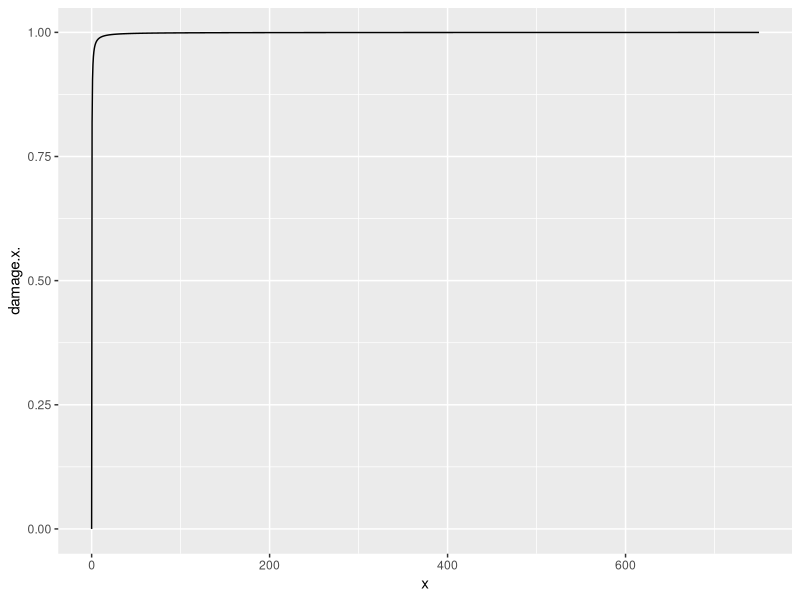
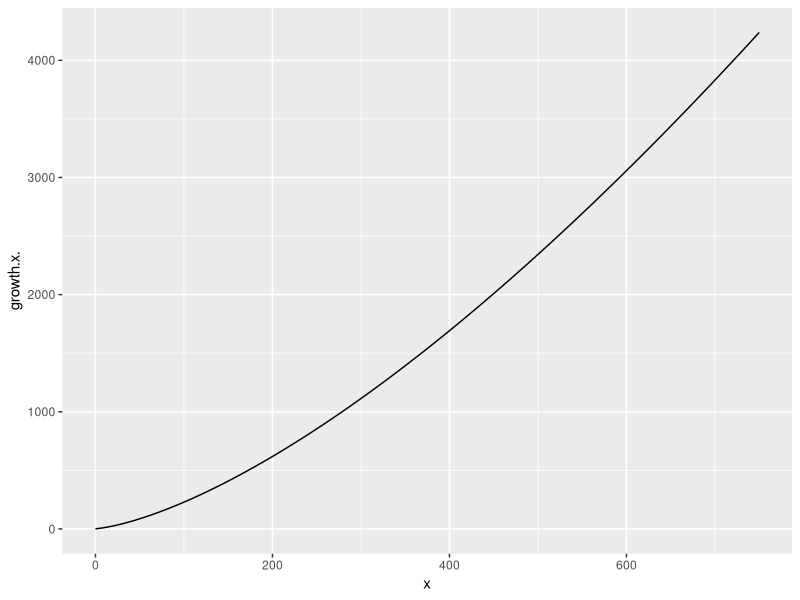
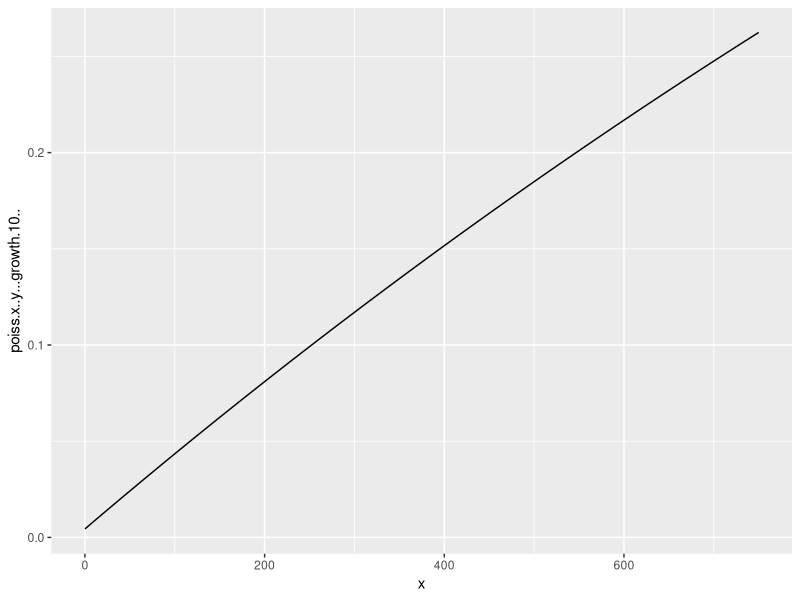
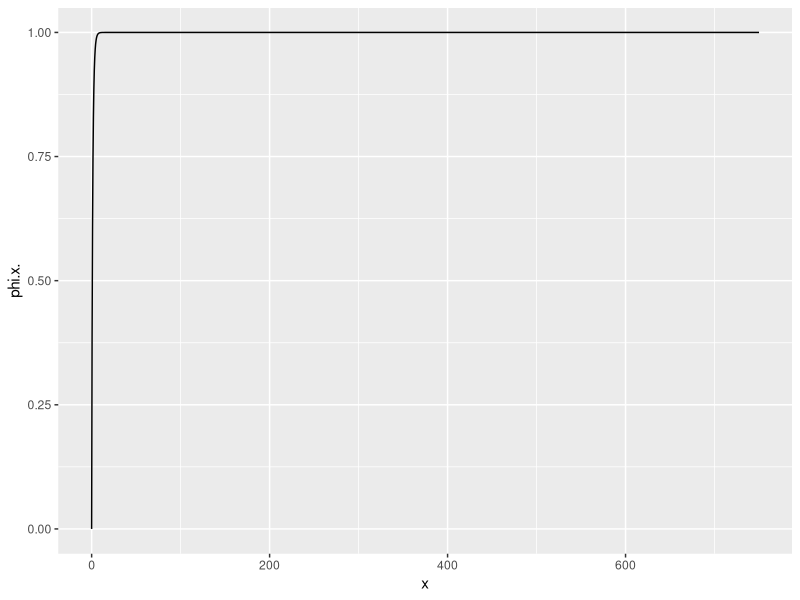
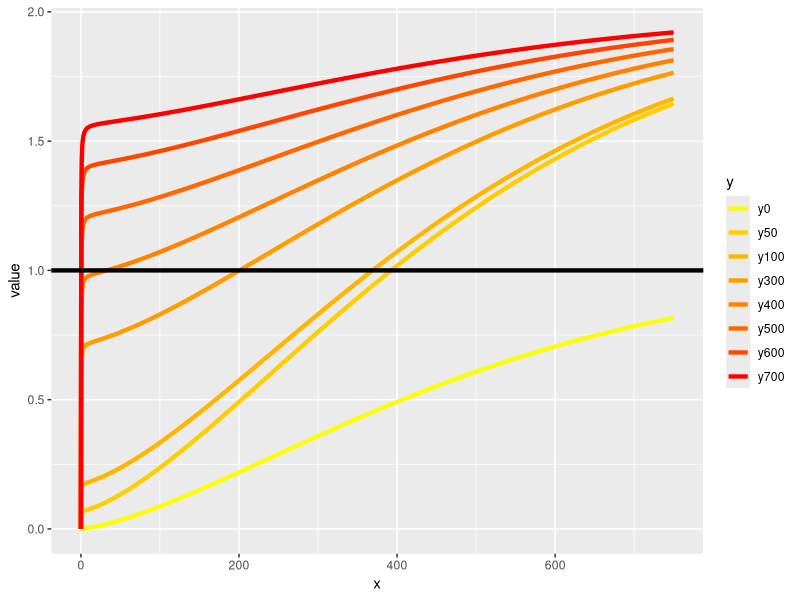
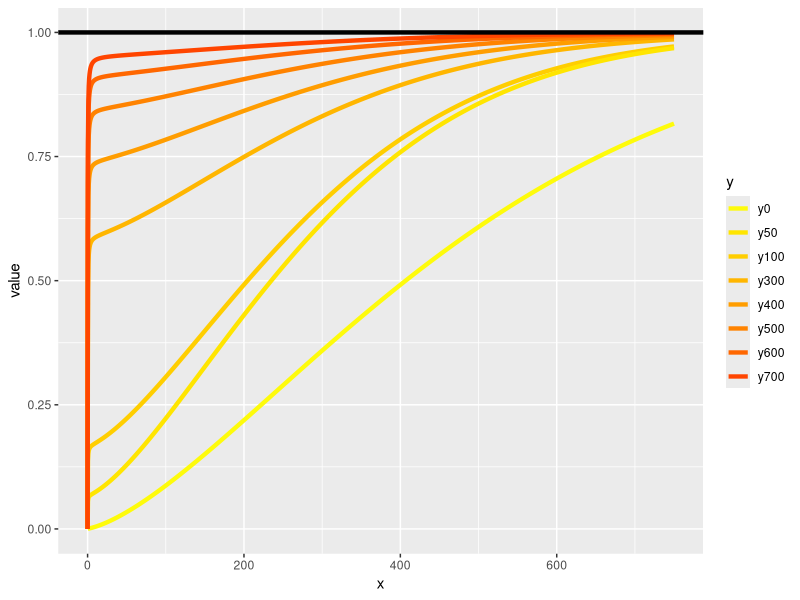
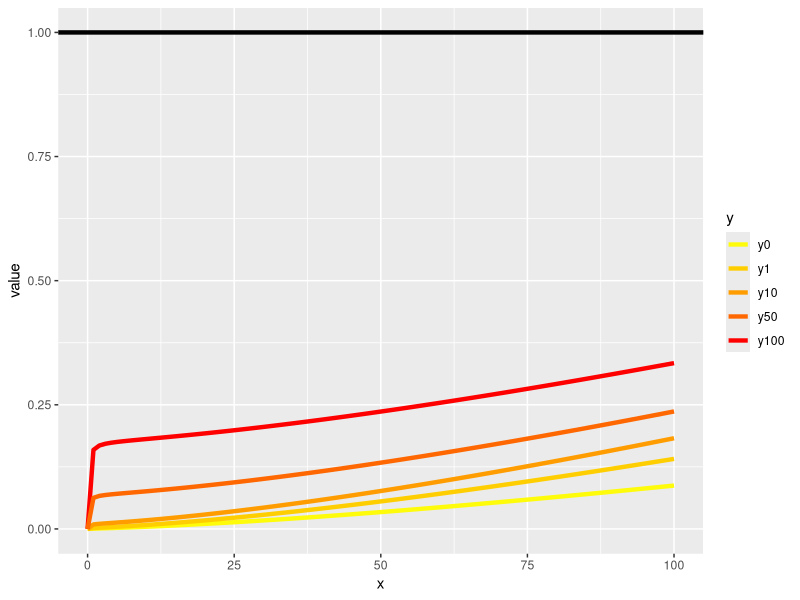
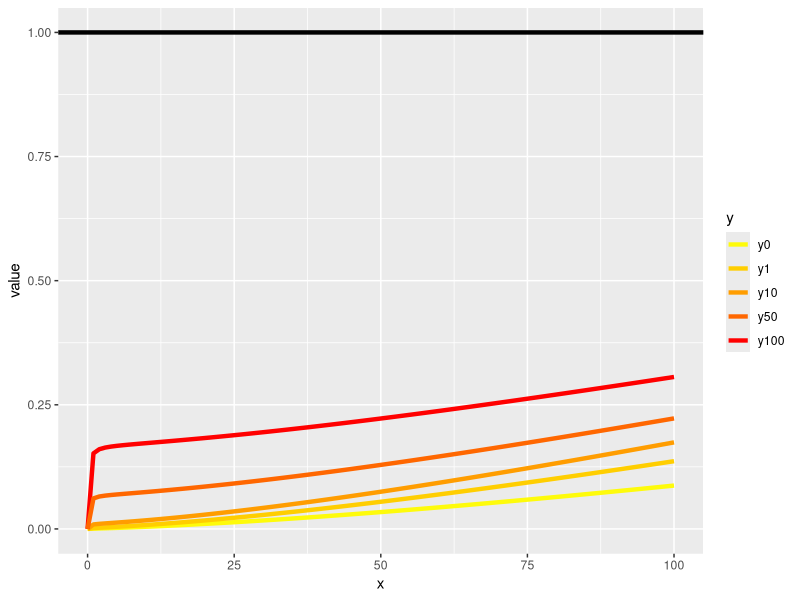

Write R code to recreate these figures, in order.
######## Replication of definitions and hypothesis in Al Abri, Goran, 2019 ####
lapply(c("dplyr",'tidyr',  "magrittr", "ggplot2"), require, character.only=T)

# A. Define functions as in Table 1 ####

damage = function(x){
  return(exp(-1*(0.1/x)))
}
growth = function(x){
  return(0.25*((5+x)*x^0.47))
}
poiss = function(x,y){
  return(1 - exp(-(0.02*(x+y)/50)))
}
lambda = function(x,y){
  return(exp(-(0.02*(x+y)/50)))
}

phi = function(x){
  return(1-exp(-0.93*x^0.93))
}

# B. Define x and y, and color gradient####

x = seq(0,750, by=0.5)
y = seq(0,750, by=0.5)
palette_col = c('#fefb0b','#ffe500','#ffce00','#ffb600','#ff9d00','#ff8300','#ff6700',
                '#ff4500','#ff0000')

# C. Plot each function #####

illu1 = data.frame(x,damage(x),growth(x),poiss(x,y=growth(10)),phi(x))

illu1 %>% ggplot(aes(x=x,y=damage.x.))+geom_line()
illu1 %>% ggplot(aes(x=x, y=growth.x.))+geom_line()
illu1 %>% ggplot(aes(x=x, y=poiss.x..y...growth.10..))+geom_line()
illu1 %>% ggplot(aes(x=x, y=phi.x.))+geom_line()

# D. Evaluation of the formulation from the paper ####
try = matrix(nrow=length(x),ncol=length(y))
for(i in 1:length(x)){
  try[i,]  =  damage(x[i])*poiss(growth(x[i]),y=growth(y))*(1+phi(y))
}
try           = as.data.frame(try)
colnames(try) = c(paste0("y",y))
try           = cbind(try,x)
try2          = pivot_longer(try,starts_with('y'),names_to="y",values_to="value")

try2 %>% 
  subset(y %in% c('y0','y50','y100','y300','y400', 'y500','y600','y700')) %>% 
  ggplot(aes(x=x,y=value, color=y))+
  geom_line(size=1.5)+
  geom_hline(yintercept = 1, size=1.5)+
  scale_color_manual(values=palette_col, 
                     breaks=c('y0','y1','y50','y100','y300','y400', 'y500','y600','y700'))
# E. Illustration with redefined function #####

rm(i)
try = matrix(nrow=length(x),ncol=length(y))

for(i in 1:length(x)){
  try[i,] = damage(x[i])*(1+ lambda(x=growth(x[i]),y=growth(y))*(poiss(growth(x[i]),growth(y))*phi(y) -1))
}
try3           = as.data.frame(try)
colnames(try3) = c(paste0("y",y))
try3           = cbind(try3,x)
try4           = pivot_longer(try3,starts_with('y'),names_to="y",values_to="value")

try4 %>% 
  subset(y %in% c('y0','y50','y100','y300','y400', 'y500','y600','y700')) %>% 
  ggplot(aes(x=x,y=value, color=y))+
  geom_line(size=1.5)+
  geom_hline(yintercept = 1, size=1.5)+
  scale_color_manual(values=palette_col, 
                     breaks=c('y0','y50','y100','y300','y400', 'y500','y600','y700'))
# F. Evaluation of the impact of forest being bounded by fmax=100
fmax=100

x = seq(0,fmax, by=1)
y = seq(0,fmax, by=1)

# Small if loop to use the proper color palette
if(fmax<=100){
  palette_col2 = c("#fefb0b","#ffce00","#ff9d00",
                            "#ff6700","#ff0000")
}else{
  palette_col2 = palette_col
}

try = matrix(nrow=length(x),ncol=length(y))

for(i in 1:length(x)){
  try[i,]  =  damage(x[i])*poiss(growth(x[i]),y=growth(y))*(1+phi(y))
}
try           = as.data.frame(try)
colnames(try) = c(paste0("y",y))
try           = cbind(try,x)
try_keep      = try[,c('x','y0','y1','y10','y50','y100')]
try2          = pivot_longer(try,starts_with('y'),names_to="y",values_to="value")

try2 %>%
  subset(y %in% c('y0',"y1",'y10','y50','y100')) %>% 
  ggplot(aes(x=x,y=value, color=y))+
  geom_line(size=1.5)+
  geom_hline(yintercept = 1, size=1.5)+
  scale_color_manual(values=palette_col2, 
                     breaks=c('y0',"y1","y10",'y50','y100','y300','y400', 'y500','y600','y700'))
# With new function 
rm(i)
try = matrix(nrow=length(x),ncol=length(y))

for(i in 1:length(x)){
  try[i,] = damage(x[i])*poiss(growth(x[i]),y=growth(y))*(1+lambda(growth(x[i]),growth(y))*phi(y))
}
try3           = as.data.frame(try)
colnames(try3) = c(paste0("y",y))
try3           = cbind(try3,x)
try3_keep      = try3[,c('x','y0',"y1",'y10','y50','y100')]
try4           = pivot_longer(try3,starts_with('y'),names_to="y",values_to="value")

try4 %>% 
  subset(y %in% c('y0',"y1",'y10','y50','y100')) %>% 
  ggplot(aes(x=x,y=value, color=y))+
  geom_line(size=1.5)+
  geom_hline(yintercept = 1, size=1.5)+
  scale_color_manual(values=palette_col2, 
                     breaks=c('y0','y1',"y10",'y50','y100','y300','y400', 'y500','y600','y700'))
# Representation: 

try_keep2 = try_keep %>% 
  pivot_longer(starts_with('y'), names_to='y', values_to = "value") %>% 
  cbind(.,"old")
colnames(try_keep2) = c("x","y","value","formulation")

try_keep4 = try3_keep %>% 
  pivot_longer(starts_with("y"), names_to = "y", values_to="value") %>% 
  cbind(.,"new")
colnames(try_keep4) = colnames(try_keep2)

try_keep_final = rbind(try_keep2, try_keep4)
try_keep_final$formulation = as.factor(try_keep_final$formulation)
try_keep_final %>% 
  ggplot(aes(x=x, y=value, color=y, shape=formulation))+
  geom_point(size=1.5)+
  geom_hline(yintercept = 1)+
  scale_shape_manual(values=c(1,8))+
  scale_color_manual(values=palette_col2, breaks=c('y0',"y1",'y10','y50','y100'))+
  theme_minimal()

try_keep_final %>% 
  ggplot(aes(x=x, y=value, color=y, shape=formulation))+
  geom_point(size=1.5)+
  scale_shape_manual(values=c(1,8))+
  scale_color_manual(values=palette_col2, breaks=c('y0',"y1",'y10','y50','y100'))+
  theme_minimal()
# Compute the difference in probability for that range

max_diff = try_keep_final %>% subset(x==fmax&y=="y100")
max_diff = (max_diff[1,3]-max_diff[2,3])/max_diff[2,3]
print(paste0("The maximum overestimation results in a ",100*round(max_diff,2),"% overestimation of expected damage"))

med_diff = try_keep_final %>% subset(x==fmax&y=="y50")
med_diff = (med_diff[1,3]-med_diff[2,3])/med_diff[2,3]
print(paste0("The median overestimation results in a ",100*round(med_diff,2),"% overestimation of expected damage"))

min_diff = try_keep_final %>% subset(x==fmax&y=="y0")
min_diff = (min_diff[1,3]-min_diff[2,3])/min_diff[2,3]
print(paste0("The minimum overestimation results in a ",100*round(min_diff,2),"% overestimation of expected damage"))

min1_diff = try_keep_final %>% subset(x==fmax&y=="y1")
min1_diff = (min1_diff[1,3]-min1_diff[2,3])/min1_diff[2,3]
print(paste0("The minimum overestimation results in a ",100*round(min1_diff,2),"% overestimation of expected damage"))

